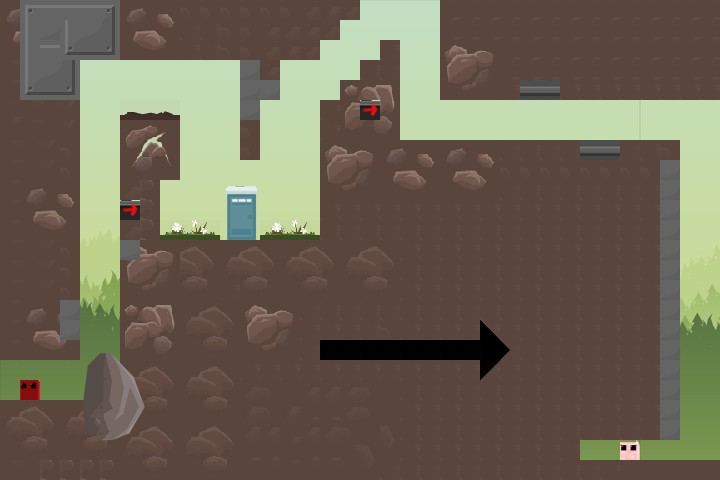

Rendered tile map (Tiled .tmx) drawn with the repository's tilesets; below, a short description and the map source with its tile grids summarised:
An orthogonal 36x24 tile map with 20x20 px tiles, 3 tile layers (background, stationary, foreground), 5 tilesets and 37 objects.

<map version="1.0" orientation="orthogonal" renderorder="right-down" width="36" height="24" tilewidth="20" tileheight="20" nextobjectid="106">
 <tileset firstgid="1" name="myimages" tilewidth="20" tileheight="20">
  <image source="myimages.png" width="320" height="20" />
 </tileset>
 <tileset firstgid="17" name="forestbg" tilewidth="20" tileheight="20">
  <image source="forestbg.png" width="640" height="480" />
 </tileset>
 <tileset firstgid="785" name="forestbgflipped" tilewidth="20" tileheight="20">
  <image source="forestbgflipped.png" width="640" height="480" />
 </tileset>
 <tileset firstgid="1553" name="foresttiles01" tilewidth="20" tileheight="20">
  <image source="foresttiles01.png" width="600" height="600" />
 </tileset>
 <tileset firstgid="2453" name="forestset1" tilewidth="20" tileheight="20">
  <image source="forestset1.png" width="520" height="520" />
 </tileset>
 <layer name="background" width="36" height="24">
  <data>[864 cells, 864 non-empty, 864 distinct tile ids]</data>
 </layer>
 <layer name="stationary" width="36" height="24">
  <data>[864 cells, 681 non-empty, 80 distinct tile ids]</data>
 </layer>
 <layer name="foreground" width="36" height="24">
  <data>[864 cells, 43 non-empty, 35 distinct tile ids]</data>
 </layer>
 <objectgroup name="saws">
  <object id="18" x="215" y="95" width="70" height="70">
   <ellipse />
  </object>
  <object id="24" x="105" y="220" width="25" height="25">
   <ellipse />
  </object>
  <object id="55" x="66" y="308" width="25" height="25">
   <ellipse />
  </object>
  <object id="57" x="30" y="15" width="70" height="70">
   <ellipse />
  </object>
  <object id="59" x="591" y="129" width="20" height="20">
   <ellipse />
  </object>
  <object id="60" x="529" y="91" width="20" height="20">
   <ellipse />
  </object>
  <object id="62" x="670" y="180" width="20" height="20">
   <ellipse />
  </object>
  <object id="63" x="670" y="340" width="20" height="20">
   <ellipse />
  </object>
  <object id="64" x="670" y="300" width="20" height="20">
   <ellipse />
  </object>
  <object id="65" x="670" y="280" width="20" height="20">
   <ellipse />
  </object>
  <object id="66" x="670" y="260" width="20" height="20">
   <ellipse />
  </object>
  <object id="67" x="670" y="200" width="20" height="20">
   <ellipse />
  </object>
  <object id="68" x="670" y="220" width="20" height="20">
   <ellipse />
  </object>
  <object id="69" x="670" y="240" width="20" height="20">
   <ellipse />
  </object>
  <object id="70" x="670" y="360" width="20" height="20">
   <ellipse />
  </object>
  <object id="72" x="670" y="380" width="20" height="20">
   <ellipse />
  </object>
  <object id="73" x="670" y="320" width="20" height="20">
   <ellipse />
  </object>
  <object id="74" x="670" y="400" width="20" height="20">
   <ellipse />
  </object>
 </objectgroup>
 <objectgroup name="rectangle">
  <object id="26" x="0" y="402" width="158" height="76" />
  <object id="34" x="1" y="2" width="178" height="60" />
  <object id="36" x="181" y="1" width="177" height="18" />
  <object id="79" x="160" y="238" width="458" height="242" />
  <object id="80" x="617" y="140" width="62" height="300" />
  <object id="81" x="320" y="139" width="297" height="99" />
  <object id="82" x="320" y="100" width="81" height="37" />
  <object id="83" x="339" y="79" width="61" height="21" />
  <object id="84" x="361" y="59" width="39" height="18" />
  <object id="85" x="381" y="38" width="19" height="19" />
  <object id="88" x="440" y="1" width="279" height="97" />
  <object id="90" x="1" y="62" width="78" height="297" />
  <object id="91" x="237" y="61" width="25" height="97" />
  <object id="92" x="261" y="60" width="20" height="40" />
  <object id="93" x="179" y="18" width="142" height="41" />
  <object id="94" x="322" y="16" width="18" height="23" />
  <object id="95" x="617" y="459" width="104" height="21" />
  <object id="101" x="120" y="115" width="40" height="305" />
  <object id="102" x="160" y="115" width="20" height="65" />
 </objectgroup>
</map>